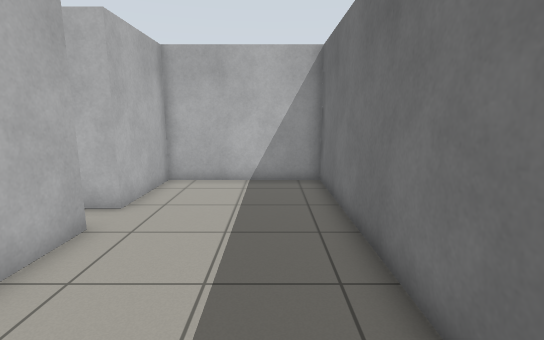
view 1 (above)

16 first-person views from a walk through a robot-simulator world made for Gazebo. The camera is 1.2 m above the floor, tilts 10° down and sees 85° across. The floor is counted in squares, 0.5 m on a side. Each view is taken from the middle of a square. On the plan, view 1 faces up. The plan holds only what a view shows up to about 18 squares ahead; the rest is blank. The place goes on beyond the plan.

view 2
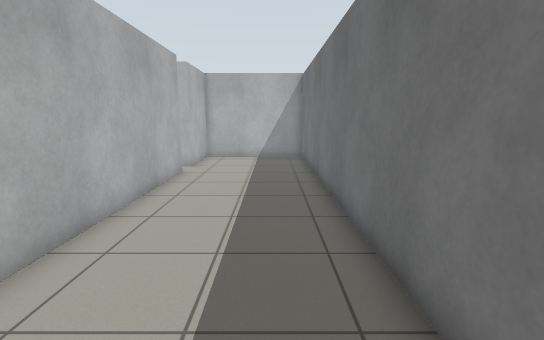

view 3
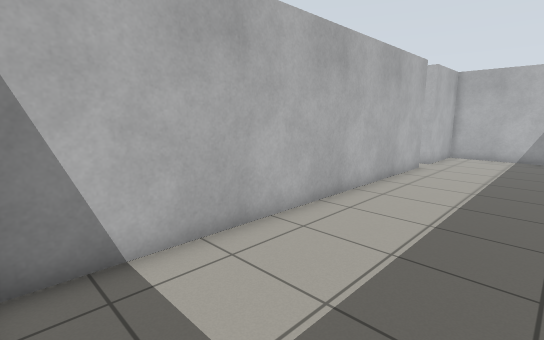

view 4
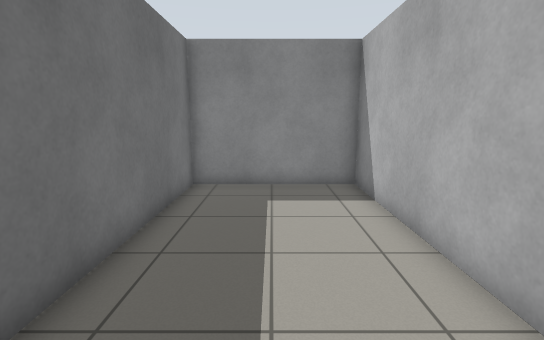

view 5
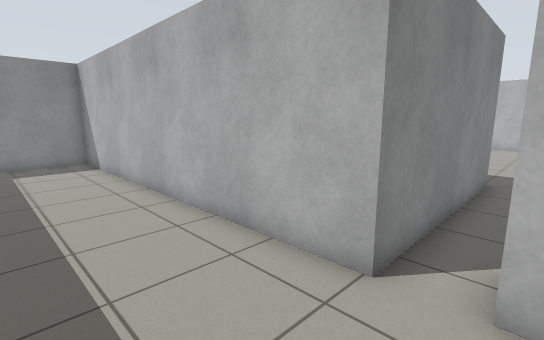

view 6
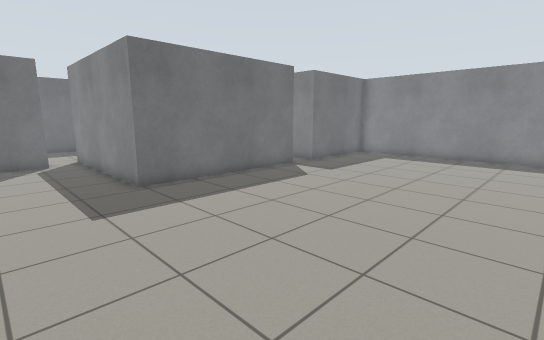

view 7
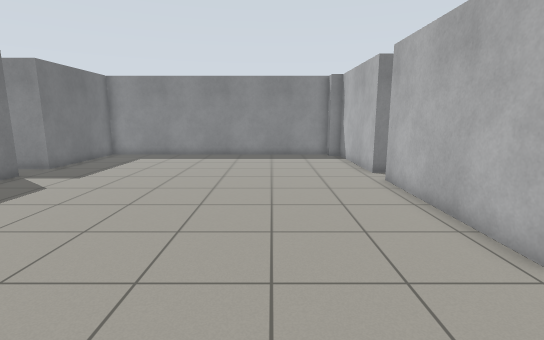

view 8
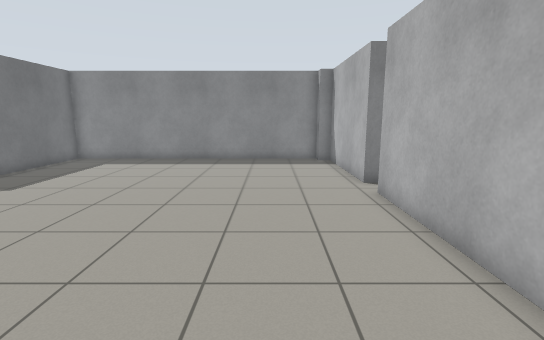

view 9
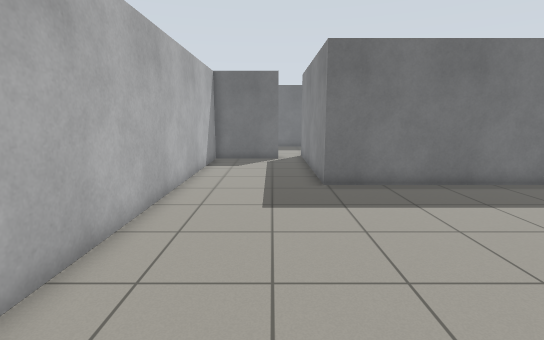

view 10
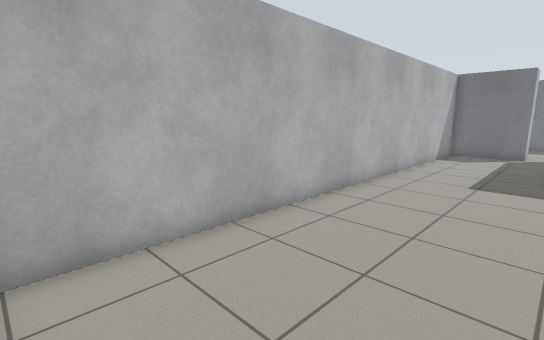

view 11
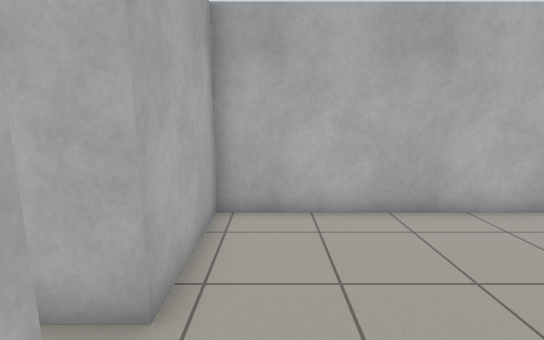

view 12
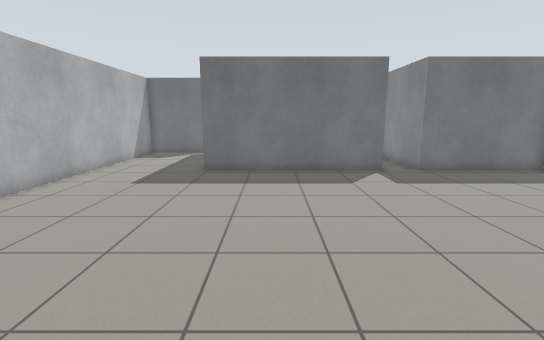

view 13
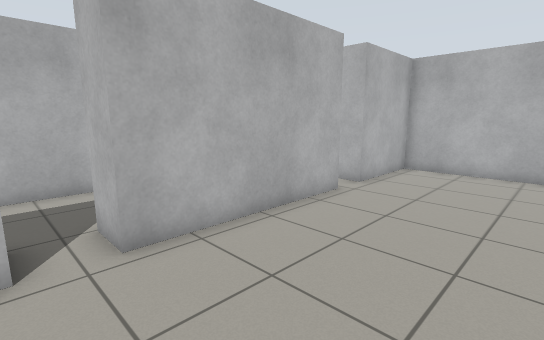

view 14
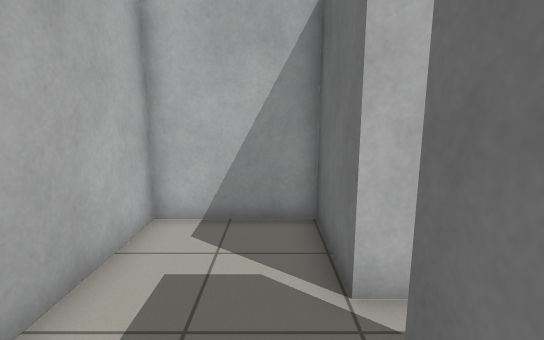

view 15
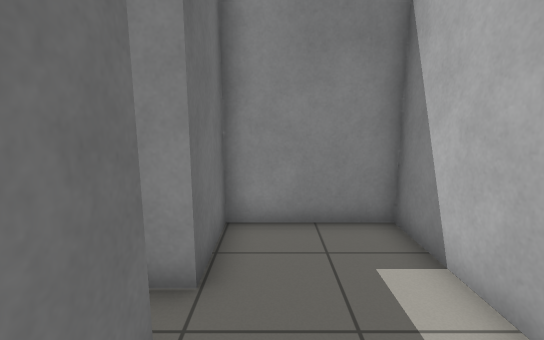

view 16
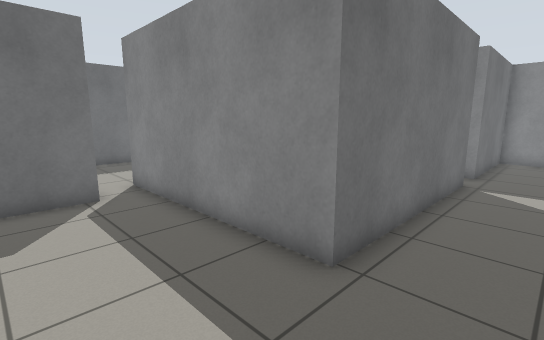

### Floor plan
Ten units are one square. View 1 is at (0, 0); x grows to the right and y downward. Boxes are objects, and circles mark ways between rooms. Rooms are numbered by the first view taken in them; rooms with no view inside come last. Other rooms are left out.
<svg viewBox="-333 -118 357 218">
<path fill="none" stroke="#000" d="M-40 -61 -40 95 19 95 19 -113 -40 -113 -40 -76M-125 21 -125 -61 -40 -61M-274 -57 -274 14M-274 29 -274 88M-266 95 -125 95 -125 38 -105 38M-40 -76 -55 -76 -55 -113 -274 -113 -274 -71M-274 14 -289 14 -289 -18 -328 -18 -328 56 -289 56 -289 29 -274 29"/>
<circle cx="-30" cy="-70" r="3" fill="#2a7"/>
<circle cx="-260" cy="20" r="3" fill="#2a7"/>
<text x="-10" y="-10">1</text>
<text x="-190" y="-20">2</text>
<text x="-310" y="20">3</text>
</svg>
Room 1 opens to room 2. Room 2 opens to room 3.

Where each view was taken, in squares from view 1:
view 1: 0 up, 0 right, facing up
view 2: 7 down, 0 right, facing up
view 3: 9 down, 1 right, facing up-left
view 4: 1 up, 1 left, facing down
view 5: 8 up, 0 right, facing down-left
view 6: 10 up, 23 left, facing down-right
view 7: 10 up, 23 left, facing down
view 8: 8 up, 24 left, facing down
view 9: 8 up, 23 left, facing right
view 10: 6 up, 27 left, facing up-right
view 11: 4 up, 26 left, facing up
view 12: 3 up, 26 left, facing right
view 13: 3 down, 22 left, facing up-left
view 14: 5 down, 30 left, facing up
view 15: 1 up, 30 left, facing down
view 16: 10 up, 15 left, facing down-right
